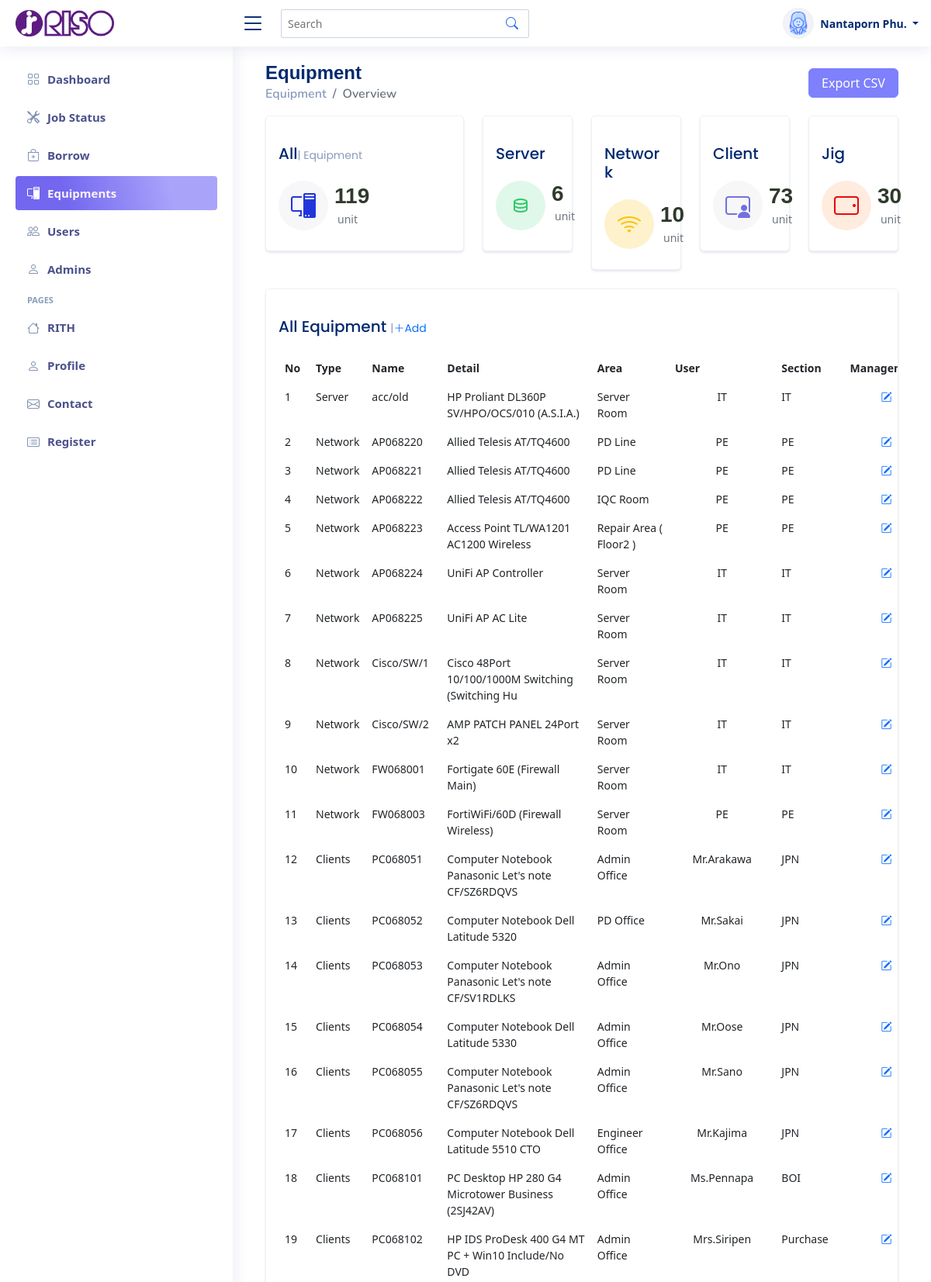
The app's page /admin/equip_tbl.php (signed in, upper part) with its own data.
### tables this page shows
CREATE TABLE `rith_item` (
  `item_reg` varchar(50) DEFAULT NULL,
  `item_cat` varchar(255) NOT NULL,
  `item_type` varchar(50) DEFAULT NULL,
  `item_ass` varchar(50) DEFAULT NULL,
  `item_name` varchar(10) NOT NULL,
  `item_charger` varchar(255) DEFAULT NULL,
  `item_sec` varchar(255) DEFAULT NULL,
  `item_area` varchar(50) DEFAULT NULL,
  `item_detail` varchar(50) DEFAULT NULL,
  `item_sup` varchar(20) DEFAULT NULL,
  `item_war` varchar(255) DEFAULT NULL,
  `item_img` varchar(255) NOT NULL
);

### admin/equip_tbl.php (the view, shortened to what the rows shown need)
<?php
include_once('../config/function.php');
?>
<!DOCTYPE html>
<html lang="en">
<head>
    <link href="../assets/vendor/bootstrap/css/bootstrap.min.css" rel="stylesheet">
    <link href="../assets/vendor/bootstrap-icons/bootstrap-icons.css" rel="stylesheet">
    <link href="../assets/vendor/boxicons/css/boxicons.min.css" rel="stylesheet">
    <link href="../assets/vendor/quill/quill.snow.css" rel="stylesheet">
    <link href="../assets/vendor/quill/quill.bubble.css" rel="stylesheet">
    <link href="../assets/vendor/remixicon/remixicon.css" rel="stylesheet">
    <link href="../assets/vendor/simple-datatables/style.css" rel="stylesheet">
    <link href="../assets/css/style.css" rel="stylesheet">
</head>
<body>
    <main id="main" class="main">
        <div class="container">
            <div class="row justify-content-center align-item-center">
                <div class="col-lg-12 col-md-12 ">
                    <div class="row justify-content-between">
                        <div class="col-10 ">
                            <div class="pagetitle">
                                <h1>Equipment</h1>
                            </div>
                        </div>
                    </div>
                </div>
            </div>
            <section class="section dashboard">
                <div class="row">
                    <div class="col-12">
                        <div class="card recent-sales overflow-auto">
                            <div class="card-body">
                                                <?php
                                                include_once('../config/function.php');
                                                ?>
                                <table class="table table-borderless datatable">
                                    <thead>
                                        <tr>
                                            <th scope="col" class="th1">No</th>
                                            <th scope="col" class="th2">Type</th>
                                            <th scope="col" class="th3">Name</th>
                                            <th scope="col" class="th4">Detail</th>
                                            <th scope="col" class="th5">Area</th>
                                            <th scope="col" class="th8">User</th>
                                            <th scope="col" class="th6">Section</th>
                                            <th scope="col" class="th8">Management</th>
                                        </tr>
                                    </thead>
                                    <tbody>
                                        <?php
                                        include_once('../config/function.php');
                                        $fetchdata = new DB_CON();
                                        $sql = $fetchdata->fetchdata_items();
                                        $order = 1;
                                        while ($row = mysqli_fetch_array($sql)) {
                                        ?>
                                            <tr>
                                                <td class="column1"><?php echo $order++; ?></td>
                                                <td class="column2">
                                                    <?php echo $row['item_cat']; ?>
                                                </td>
                                                <td class="column3">
                                                    <?php echo $row['item_name']; ?>
                                                </td>
                                                <td class="column3">
                                                    <?php echo $row['item_detail']; ?>
                                                </td>
                                                <td class="column6">
                                                    <?php echo $row['item_area']; ?>
                                                </td>
                                                <td class="column7">
                                                    <?php echo $row['item_charger']; ?>
                                                </td>
                                                <td class="column6">
                                                    <?php echo $row['item_sec']; ?>
                                                </td>
                                                <td class="column7"><a href=equip_udt.php?edit_item=<?php echo $row['item_name']; ?> class="bi bi-pencil-square"></a></td>
                                            </tr>
                                        <?php } ?>
                                    </tbody>
                                </table>
                            </div>
                        </div>
                    </div>
                </div>
        </div>
    </main>
</body>
</html>

### records on screen
rith_item: item_cat "Server", item_name "acc/old", item_detail "HP Proliant DL360P SV/HPO/OCS/010 (A.S.I.A.)", item_area "Server Room", item_charger "IT", item_sec "IT"
rith_item: item_cat "Network", item_name "AP068220", item_detail "Allied Telesis AT/TQ4600", item_area "PD Line", item_charger "PE", item_sec "PE"
rith_item: item_cat "Network", item_name "AP068221", item_detail "Allied Telesis AT/TQ4600", item_area "PD Line", item_charger "PE", item_sec "PE"
rith_item: item_cat "Network", item_name "AP068222", item_detail "Allied Telesis AT/TQ4600", item_area "IQC Room", item_charger "PE", item_sec "PE"
rith_item: item_cat "Network", item_name "AP068223", item_detail "Access Point TL/WA1201 AC1200 Wireless", item_area "Repair Area ( Floor2 )", item_charger "PE", item_sec "PE"
rith_item: item_cat "Network", item_name "AP068224", item_detail "UniFi AP Controller", item_area "Server Room", item_charger "IT", item_sec "IT"
rith_item: item_cat "Network", item_name "AP068225", item_detail "UniFi AP AC Lite", item_area "Server Room", item_charger "IT", item_sec "IT"
rith_item: item_cat "Network", item_name "Cisco/SW/1", item_detail "Cisco 48Port 10/100/1000M Switching (Switching Hu", item_area "Server Room", item_charger "IT", item_sec "IT"
rith_item: item_cat "Network", item_name "Cisco/SW/2", item_detail "AMP PATCH PANEL 24Port x2", item_area "Server Room", item_charger "IT", item_sec "IT"
rith_item: item_cat "Network", item_name "FW068001", item_detail "Fortigate 60E (Firewall Main)", item_area "Server Room", item_charger "IT", item_sec "IT"
rith_item: item_cat "Network", item_name "FW068003", item_detail "FortiWiFi/60D (Firewall Wireless)", item_area "Server Room", item_charger "PE", item_sec "PE"
rith_item: item_cat "Clients", item_name "PC068051", item_detail "Computer Notebook Panasonic Let's note CF/SZ6RDQVS", item_area "Admin Office", item_charger "Mr.Arakawa", item_sec "JPN"
rith_item: item_cat "Clients", item_name "PC068052", item_detail "Computer Notebook Dell Latitude 5320", item_area "PD Office", item_charger "Mr.Sakai", item_sec "JPN"
rith_item: item_cat "Clients", item_name "PC068053", item_detail "Computer Notebook Panasonic Let's note CF/SV1RDLKS", item_area "Admin Office", item_charger "Mr.Ono", item_sec "JPN"
rith_item: item_cat "Clients", item_name "PC068054", item_detail "Computer Notebook Dell Latitude 5330", item_area "Admin Office", item_charger "Mr.Oose", item_sec "JPN"
rith_item: item_cat "Clients", item_name "PC068055", item_detail "Computer Notebook Panasonic Let's note CF/SZ6RDQVS", item_area "Admin Office", item_charger "Mr.Sano", item_sec "JPN"
rith_item: item_cat "Clients", item_name "PC068056", item_detail "Computer Notebook Dell Latitude 5510 CTO", item_area "Engineer Office", item_charger "Mr.Kajima", item_sec "JPN"
rith_item: item_cat "Clients", item_name "PC068101", item_detail "PC Desktop HP 280 G4 Microtower Business (2SJ42AV)", item_area "Admin Office", item_charger "Ms.Pennapa", item_sec "BOI"
rith_item: item_cat "Clients", item_name "PC068102", item_detail "HP IDS ProDesk 400 G4 MT PC + Win10 Include/No DVD", item_area "Admin Office", item_charger "Mrs.Siripen", item_sec "Purchase"

### other values on screen
$_SESSION['name'] "Nantaporn"
$_SESSION['lname'] "Phu."
$total['total'] "119"
$server['server'] "6"
$network['network'] "10"
$client['client'] "73"
$jig['jig'] "30"
